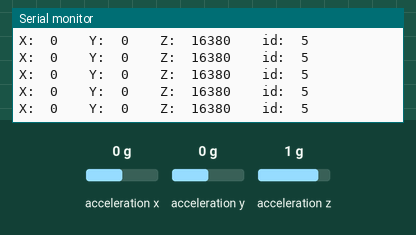
A sketch run on a simulated nRF52 board. On the bench: the last lines printed to the serial monitor. Inputs (shaded band) come from the test bench; at power-on: acceleration x 0 g, acceleration y 0 g, acceleration z 1 g. A phone connects over Bluetooth LE 3 s after start.

Above: at 3.2 s.
3.3 s: acceleration x set to -1.4 g
At 3.31 s:
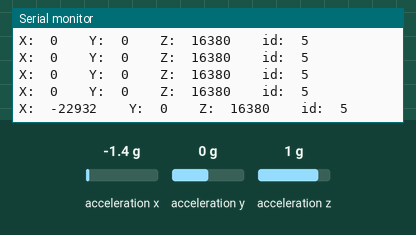
4.8 s: acceleration y set to -1.4 g
At 4.82 s:
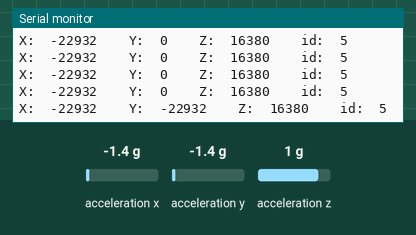
6.3 s: acceleration z set to -1.4 g
At 6.33 s:
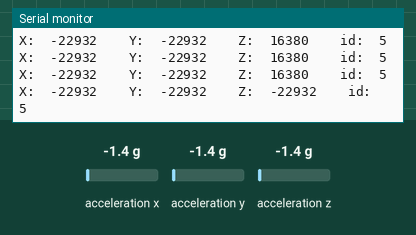

Measured:
- after the input at 3.3 s, the serial monitor: prints a new line at once (image 1)
- after the input at 4.8 s, the serial monitor: prints a new line at once (image 2)
- after the input at 6.3 s, the serial monitor: prints a new line at once (image 3)

The sketch:

accelo.ino
```cpp
#include <Wire.h>
#include <Adafruit_LIS3DH.h>
#include <bluefruit.h>

// BLE Service
BLEDis  bledis;
BLEUart bleuart;
BLEBas  blebas;
BLEService acceloS = BLEService(0xABCD);
BLECharacteristic acceloC = BLECharacteristic(0xBEEB);

Adafruit_LIS3DH lis = Adafruit_LIS3DH();


void setup(void) {
  Serial.begin(115200);
  delay(2000);
  Serial.println(sizeof(int));
  Serial.println("Hello!");
  bleSetup();

  if (! lis.begin()) {
    Serial.println("Couldnt find sensor");
    return;
  }
  else {
    lis.read();
    Serial.print("X:  "); Serial.print(lis.x);
    Serial.print("  \tY:  "); Serial.print(lis.y);
    Serial.print("  \tZ:  "); Serial.print(lis.z);
  }
}

int id = 5;

void bleSetup() {
    Bluefruit.begin();
    Bluefruit.setTxPower(4);
    Bluefruit.setName("accelo5");
    Bluefruit.setConnectCallback(connect_callback);
    Bluefruit.setDisconnectCallback(disconnect_callback);
    bledis.setManufacturer("agnes cameron");
    bledis.setModel("V2.0");
    bledis.begin();
  // Configure and Start BLE Uart Service
//    setupUUID();
    bleuart.begin();
    Bluefruit.Advertising.addFlags(BLE_GAP_ADV_FLAGS_LE_ONLY_GENERAL_DISC_MODE);
    Bluefruit.Advertising.addTxPower();
    Bluefruit.Advertising.addService(bleuart);
//    Serial.print(bleuart);
    Bluefruit.ScanResponse.addName();
    Bluefruit.Advertising.restartOnDisconnect(true);
    Bluefruit.Advertising.setInterval(32, 244);
    Bluefruit.Advertising.setFastTimeout(30);
    Bluefruit.Advertising.start(0);
}


void connect_callback(uint16_t conn_handle) {
  char central_name[32] = { 0 };
  Bluefruit.Gap.getPeerName(conn_handle, central_name, sizeof(central_name));
  Serial.print("Connected to ");
  Serial.println(central_name);
}

void disconnect_callback(uint16_t conn_handle, uint8_t reason) {
  (void) conn_handle;
  (void) reason;
  Serial.println();
  Serial.println("Disconnected");
}

int xval, yval, zval;

void sendData(){
  int numVals = 4;
  int vals[numVals];
  vals[0] = abs(xval);
  vals[1] = abs(yval);
  vals[2] = abs(zval);
  vals[3] = id;
  int cnt = numVals * sizeof(int) ;
  uint8_t buf[cnt];
  for (int _i=0; _i<numVals; _i++)
    memcpy(&buf[_i*sizeof(int)], &vals[_i], sizeof(int));
  bleuart.write( buf, cnt );
}

void loop(void) {
  lis.read();
  Serial.print("X:  "); Serial.print(lis.x);
  Serial.print("  \tY:  "); Serial.print(lis.y);
  Serial.print("  \tZ:  "); Serial.print(lis.z);
  Serial.print("  \tid:  "); Serial.print(id);
  Serial.println("");
  // get X Y and Z data at once
  xval = lis.x;
  yval = lis.y;
  zval = lis.z;
  sendData();
  delay(100);
}
```
